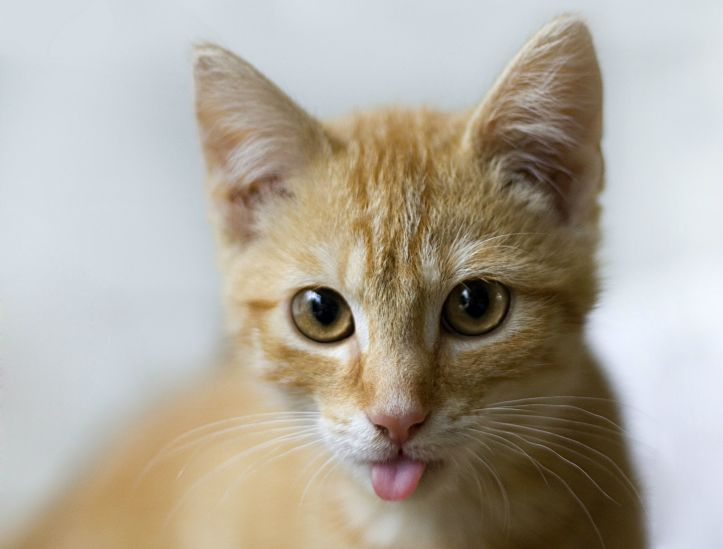
#> input picture cat.jpg, 723 x 549 px
$ jupyter execute linearfilters.ipynb   (shell and % lines are left out)   (Python 2 division)
#> lines starting #> are read from the running program, lines starting #| are printed output that depends on the picture
# Linear Filters

[cell 1]

from scipy import ndimage
from scipy import misc
import numpy as np
import matplotlib.pyplot as plt

messing around with images

[cell 2]
f = ndimage.imread("cat.jpg", flatten=True)
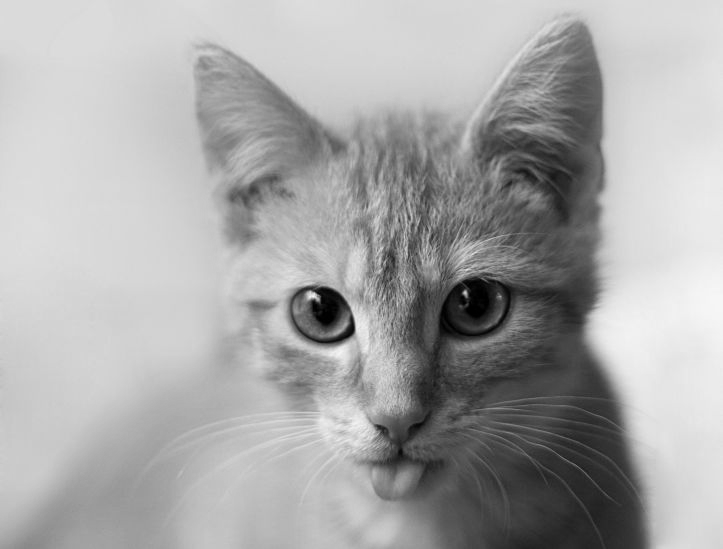
#> f: shape (549, 723) float32; min 0, max 247.8, mean 168.8
plt.imshow(f, cmap=plt.cm.Greys_r)

print f.shape
#| (549, 723)

trying out some prebuilt functions:

* a gaussian

[cell 3]
plt.imshow(ndimage.gaussian_filter(f, 5), cmap=plt.cm.Greys_r)
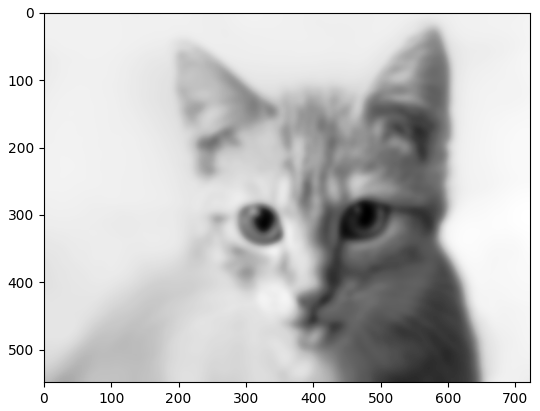
#> figure drawn by matplotlib, 1 panel

* a box filter

[cell 4]
k = 15

plt.imshow(ndimage.filters.generic_filter(f, lambda arr: (arr.sum())/(k**2),
                                          size=(k, k), mode='constant')
          , cmap=plt.cm.Greys_r)

* a sobel filter

[cell 5]
k = 3

def sobel(arr):
    filter = [-1, 0, 1,
              -2, 0, 2,
              -1, 0, 1]
    return np.multiply(arr, filter).sum()/8


plt.imshow(ndimage.filters.generic_filter(f, sobel,
                                          size=(k, k), mode='constant')
          , cmap=plt.cm.Greys_r)
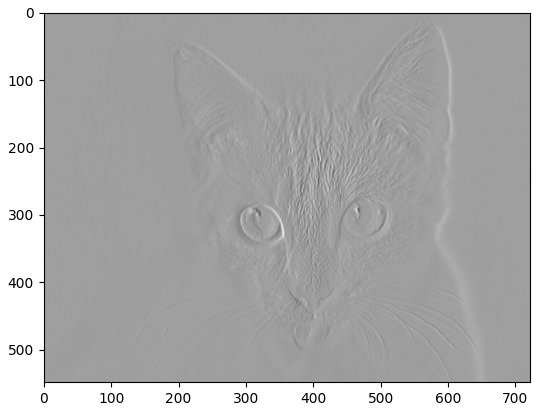
#> figure drawn by matplotlib, 1 panel
